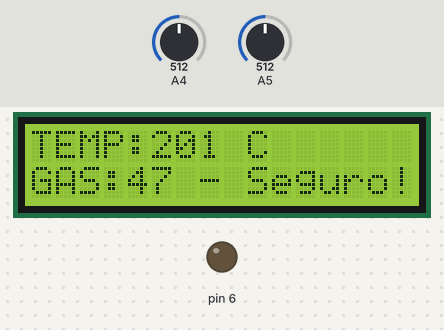
Recording of a sketch running on a simulated Arduino Uno, built with avr-gcc and run on an emulated ATmega328P. On the bench: 16×2 character LCD, output pins drawn as LEDs (lit = HIGH). Inputs (shaded band) come from the test bench; at power-on: A5 = 512, A4 = 512.

Above: at 6.2 s.
6.3 s: A5 set to 538
At 7.7 s:
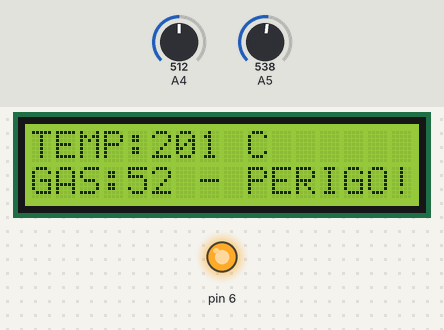
8.0 s: A5 set to 306
At 9.2 s:
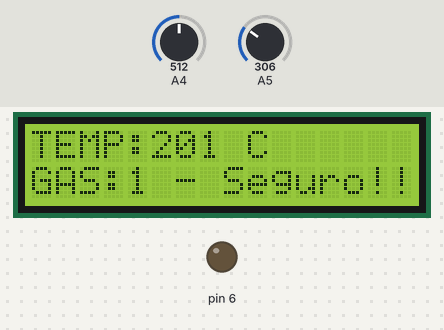
9.5 s: A4 set to 716
At 10.8 s:
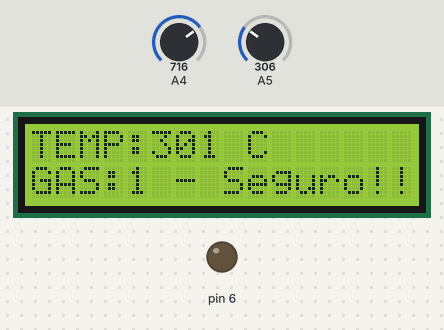
11.1 s: A4 set to 900
At 12.3 s:
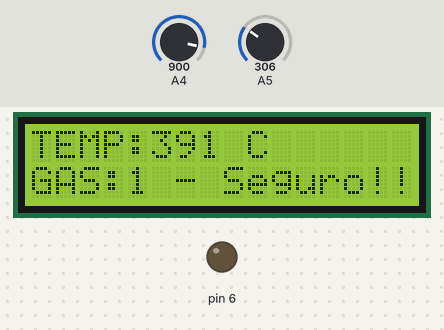
12.6 s: A4 set to 1023
At 13.8 s:
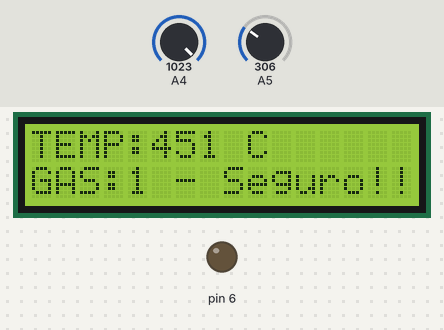
14.1 s: A5 set to 278
At 15.3 s:
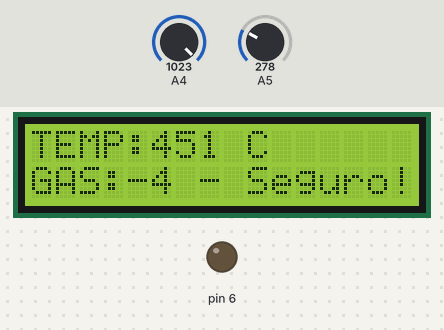
Timing chart, 0 to 16.6 s (numbered marks = the images above; inputs shaded):
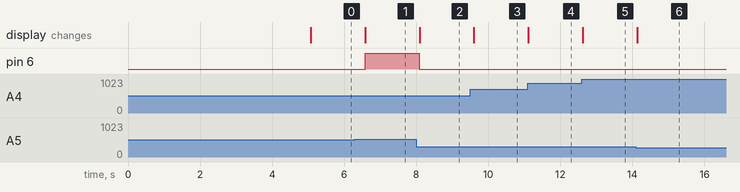

The sketch:

Projeto_termometro_-_sensor_de_gas_automatico.ino
```cpp
// Projeto Termometro - Sensor de gas automatico
//
#include <LiquidCrystal.h>

//seta variáveis
int gas_reading = 0;
int temp_reading_raw = 0;
int temp_reading = 0;

//seta quais os pinos de operação do LCD
LiquidCrystal lcd_1(12, 11, 5, 4, 3, 2);

void setup()
{
 //seta os pinos que serão operados
  lcd_1.begin(16, 2);
  pinMode(A5, INPUT);
  pinMode(A4, INPUT);
  pinMode(6, OUTPUT);

 //exibe tela de boas vindas por 5s e depois prepara os cabeçalhos
  lcd_1.print("   Bem-vindo!");
  delay(5000);
  lcd_1.clear();
  lcd_1.print("TEMP:");
  lcd_1.setCursor(0, 1);
  lcd_1.print("GAS:");
}

void loop()
{
  //faz a leitura do sensor de gás e escala ele para numeros mais interpretáveis
  gas_reading = analogRead(A5);
  gas_reading = map(gas_reading, 300, 750, 0, 100);

  //faz a leitura do sensor de temperatura, converte e escala de F para C
  temp_reading_raw = analogRead(A4);
  temp_reading = ((temp_reading_raw - 20) * 3.04);
  temp_reading = map(temp_reading, 0, 1023, -40, 125);

  //exibe os valores de leitura na tela
  lcd_1.setCursor(5, 0);
  lcd_1.print("   ");
  lcd_1.setCursor(5, 0);
  lcd_1.print(temp_reading);
  lcd_1.setCursor(9, 0);
  lcd_1.print("C");
  lcd_1.setCursor(4, 1);
  lcd_1.print(gas_reading);

  //caso o sensor de gás acuse leitura maior que 50, soe o buzzer
  if (gas_reading >= 50) {
    digitalWrite(6, HIGH);
    lcd_1.print(" - PERIGO!");
  } else {
    digitalWrite(6, LOW);
    lcd_1.print(" - Seguro!");
  }
  //atualiza a leitura a cada meio segundo.
  delay(500);
}
```

Measured:
- the behaviour switches between 524 and 525 on A5 (found by bisection; images 0 and 1)
- the behaviour switches between 296 and 295 on A5 (found by bisection; images 5 and 6)
- after the input at 6.3 s, pin 6: LOW → HIGH after 0.28 s; the display: changes after 0.28 s (image 1)
- after the input at 8.0 s, pin 6: HIGH → LOW after 0.09 s; the display: changes after 0.09 s (image 2)
- after the input at 9.5 s, the display: changes after 0.10 s (image 3)
- after the input at 11.1 s, the display: changes at once (image 4)
- after the input at 12.6 s, the display: changes at once (image 5)
- after the input at 14.1 s, the display: changes at once (image 6)
